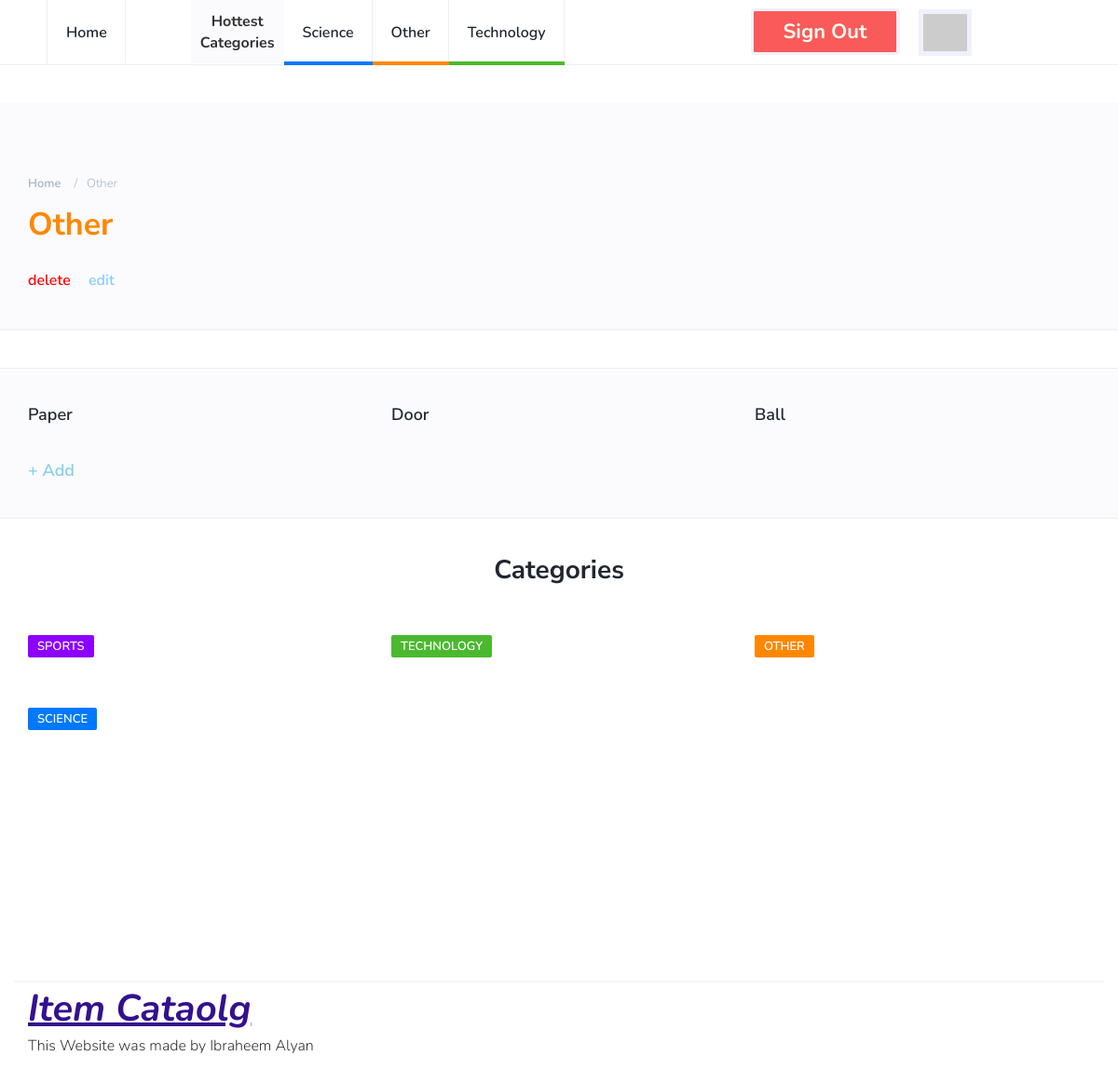
The page /catalog/Other/items (signed in) on the database its author committed.
### database_setup.py (models this page shows, shortened)
class Category(Base):
    __tablename__ = 'category'
    id = Column(Integer, primary_key = True)
    name =Column(String(80), nullable = False)

class Item(Base):
    __tablename__ = 'item'
    id = Column(Integer, primary_key=True)
    title = Column(String(100), nullable=False)
    description = Column(String(1000), nullable=False)
    author_id = Column(Integer, ForeignKey('user.id'))
    author = relationship(User)
    cat_id = Column(Integer, ForeignKey('category.id'))
    category = relationship(Category, single_parent=True)

### project.py (the view, shortened to what this page needs)
@app.route('/catalog/<string:cat_name>/items')
def view_category_items(cat_name):
    db = DBSession()
    top_categories = db.query(Category).order_by(desc(Category.id)).limit(3)
    categories = db.query(Category)
    category = None
    items = None
    try:
        category = db.query(Category).filter_by(name = cat_name).one()
    except NoResultFound:
        db.close()
        return render_template("errors/category_404.html", cat_name=cat_name)
    try:
        items = db.query(Item).filter_by(cat_id = category.id)
    except NoResultFound:
        db.close()
        return render_template("errors/category_empty.html", cat_name=cat_name)
    db.close()
    if 'signed' not in session:
        session['signed'] = False
    if session['signed']:
        return render_template("category.html",
                               items = items,
                               categories = categories,
                               delete_url = (str(request.path)[:-6] + "/delete"),
                               edit_url = (str(request.path) + "/edit"),
                               top_categories = top_categories,
                               category = category,
                               user_dict = session["user_data_dict"])

### templates/category.html
{% extends "main.html" %}
{% block content %}
		<div class="page-header" style="margin-top:40px;padding-bottom:40px;">
			<div class="container">
				<div class="row">
					<div class="col-md-10">
						<ul class="page-header-breadcrumb">
							<li><a href="https://localhost:5000/">Home</a></li>
							<li>{{ category.name }}</li>
						</ul>
						<h1 class="cat-{{ ((category.id + 2 ) % 4) + 1 }}-title">{{ category.name }}</h1>
					</div>
				</div>
				<div style="padding-top:30px">
		        <a href="{{ delete_url }}" style="padding-right: 15px; color: red;"> delete </a>
		        <a href="{{ edit_url }}" style="color: lightskyblue;"> edit </a>
		    </div>
			</div>
		</div>
		<div class="section">
		</div>
		<div class="section section-grey">
			<div class="container">
				<div class="row">
					{% for i in items %}
					<div class="col-md-4">
						<div class="post">
							<div class="post-body">
								<h3 class="post-title"><a href="{{ '/catalog/' + i.category.name + '/' + i.title }}"> {{ i.title }} </a></h3>
							</div>
						</div>
					</div>
					{% endfor %}
					<div class="col-md-4">
						<div class="post">
							<div class="post-body">
								<h3 class="post-title"><a href="/catalog/new-item?cc={{category.id}}" style="color:skyblue"> + Add </a></h3>
							</div>
						</div>
					</div>
				</div>
			</div>
		</div>
{% endblock %}

### templates/main.html (shortened to what this page needs)
<!DOCTYPE html>
<html lang="en">
	<head>
		<link type="text/css" rel="stylesheet" href="https://localhost:5000/css/bootstrap.min.css"/>
		<link rel="stylesheet" href="https://localhost:5000/css/font-awesome.min.css">
		<link type="text/css" rel="stylesheet" href="https://localhost:5000/css/style.css"/>
    </head>
	<body>
		<header id="header">
			<div id="nav">
				<div id="nav-fixed">
					<div class="container">
						<ul class="nav-menu nav navbar-nav">
							<li><a href="https://localhost:5000/">Home</a></li>
							<li id="sep"> Hottest <br> Categories </li>
							{% for c in top_categories %}
							<li class="cat-{{ ((c.id + 2 ) % 4) + 1 }}"><a href="{{ '/catalog/' + c.name + '/items' }}">{{ c.name }}</a></li>
							{% endfor %}
              {% if not user_dict %}
              <li><a href="{{ url_for('internal_sign_up') }}" class="btn green" style="padding:12px 15px 12px 15px;">Sign up</a></li>
              <li><a href="{{ url_for('login') }}" class="btn red" style="padding:12px 15px 12px 15px;margin-left:20px">Log in</a></li>
              {% else %}
              <li><a href="{{ url_for('revoke') }}" class="btn red" style="padding: 12px 15px 12px 15px;">Sign out</a></li>
							<li><img src="{{ user_dict['picture'] }}" id="profile_img"></li>
              {% endif %}
            </ul>
					</div>
				</div>
			</div>
		</header>
    {% block content %}
    {% endblock %}
		<div class="section">
			<div class="container">
				<div class="row">
					<div class="col-md-12">
						<div class="section-title text-center">
							<h2>Categories</h2>
						</div>
					</div>
					{% for c in categories %}
					<div class="col-md-4">
						<div class="post">
							<div class="post-body">
								<div class="post-meta">
									<a class="post-category cat-{{ ((c.id + 2 ) % 4) + 1 }}" href="{{ '/catalog/' + c.name + '/items' }}">{{ c.name }}</a>
								</div>
							</div>
						</div>
					</div>
					{% endfor %}
				</div>
			</div>
		</div>
		<footer id="footer">
			<div class="container">
							<ul class="footer-nav">
								<li><a href="https://localhost:5000/" style="font-size:40px;font-weight:bold;font-style:italic;color:#34118f;text-decoration:underline;">Item Cataolg</a></li>
							</ul>
							<div class="post-body">
								This Website was made by Ibraheem Alyan
							</div>
						</div>
		</footer>
	</body>
</html>

### templates/css/style.css (style rules this page uses)
body { font-family: 'Nunito', sans-serif; font-size: 16px; font-weight: 300; zoom: 150% color: #3d455c; margin: 0; padding: 0; overflow-x: hidden; }
h1, h2, h3, h4, h5, h6 { font-family: 'Nunito Sans', sans-serif; font-weight: 700; color: #212631; margin: 0px 0px 15px; }
h1 { font-size: 34px; }
h2 { font-size: 28px; }
h3 { font-size: 23px; }
a { font-weight: 600; color: #212631; text-decoration: none; }
ul,ol { margin: 0; padding: 0; list-style: none }
.section { padding-top: 40px; }
.section.section-grey { background-color: #fbfbfd; border-bottom: 1px solid #eceef2; border-top: 1px solid #eceef2; }
.section .section-title { margin-bottom: 40px; }
.section .section-title h2 { text-transform: capitalize; font-size: 28px; }
#nav { height: 70px; }
#nav:after { content: ""; position: fixed; left: 0; right: 0; bottom: 0; top: 0; background-color: rgba(33, 38, 49, 0.5); z-index: 90; opacity: 0; visibility: hidden; -webkit-transition: 0.2s all; transition: 0.2s all; }
#nav-fixed { position: fixed; left: 0; right: 0; top: 0; z-index: 90; background-color: #FFF; -webkit-box-shadow: 0px -1px 0px 0px #eceef2 inset; box-shadow: 0px -1px 0px 0px #eceef2 inset; }
#sep { background-color: #fbfbfd; text-align: center; font-weight: bold; padding: 10px; padding-top: 12px; margin-left: 70px; }
#nav .container { position: relative; }
.nav-menu { margin-left: 20px; }
.nav-menu li a { position: relative; padding: 25px 20px; text-transform: capitalize; -webkit-box-shadow: -1px 0px 0px 0px #eceef2 inset; box-shadow: -1px 0px 0px 0px #eceef2 inset; -webkit-transition: 0.2s color; transition: 0.2s color; }
.nav-menu li:first-child a { border-left: 1px solid #eceef2; }
.nav-menu li a:after { content: ''; position: absolute; left: 0; right: 0; bottom: 0px; width: 100%; height: 4px; -webkit-transition: 0.2s width; transition: 0.2s width; }
.cat-2-title { color: #ff8700; }
.nav-menu li.cat-1 a:after { background-color: #4BB92F; }
.nav-menu li.cat-2 a:after { background-color: #ff8700; }
.nav-menu li.cat-3 a:after { background-color: #0078ff; }
.page-header { position: relative; margin: 0; padding-top: 60px; padding-bottom: 60px; background-color: #fbfbfd; border-bottom: 2px solid #F4f4f9; }
.page-header h1 { text-transform: capitalize; margin-bottom: 0px; }
.page-header .page-header-breadcrumb { margin: 15px 0px; }
.page-header .page-header-breadcrumb li { display: inline-block; }
.page-header .page-header-breadcrumb li, .page-header .page-header-breadcrumb li a { font-size: 13px; text-transform: capitalize; color: #a7b3c6; }
.page-header .page-header-breadcrumb li a { -webkit-transition: 0.2s color; transition: 0.2s color; }
.page-header .page-header-breadcrumb li + li:before { content: '/'; display: inline-block; margin: 0px 10px; }
.post { margin-bottom: 40px; }
.post .post-meta { margin-top: 15px; margin-bottom: 15px; }
.post-meta .post-category { font-size: 13px; text-transform: uppercase; padding: 3px 10px; font-weight: 600; border-radius: 2px; margin-right: 15px; color: #FFF; background-color: #212631; -webkit-transition: 0.2s opacity; transition: 0.2s opacity; }
.post-meta .post-category.cat-1 { background-color: #4BB92F; }
.post-meta .post-category.cat-2 { background-color: #ff8700; }
.post-meta .post-category.cat-3 { background-color: #0078ff; }
.post-meta .post-category.cat-4 { background-color: #8d00ff; }
.post .post-title { font-size: 18px; margin-bottom: 0px; }
.btn { width: 160px; height: 50px; text-align: center; font-size: 22px; color: #FBFBF0; border-width: 3px; border-color: #F0F0FB; font-weight: bold; margin-top: 9px; margin-left: 200px; }
.red { background: #fa5a5a; }
#profile_img { height: 50px; border: 5px solid #F0F0FB; margin-left: 20px; margin-top: 10px; }
#footer { padding-bottom: 40px; margin-top: 230px; }
#footer .container { border-top: 2px solid #F4f4f9; }
.footer-nav li { display: inline-block; margin-right: 15px; }

### rows shown on the page
Category: name "Science", name "SCIENCE"
Category: name "Other", name "OTHER"
Category: name "Technology", name "TECHNOLOGY"
Item: title "Paper"
Item: title "Door"
Item: title "Ball"
Category: name "SPORTS"
